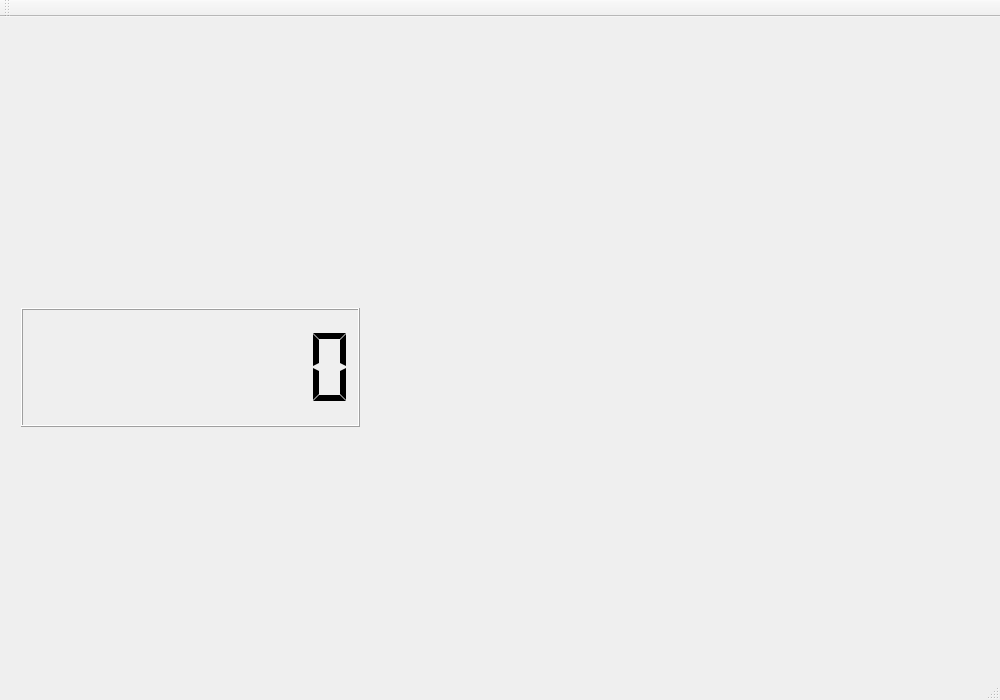
<?xml version="1.0" encoding="UTF-8"?>
<ui version="4.0">
 <class>SCIIMainWindow</class>
 <widget class="QMainWindow" name="SCIIMainWindow">
  <property name="geometry">
   <rect>
    <x>0</x>
    <y>0</y>
    <width>1000</width>
    <height>700</height>
   </rect>
  </property>
  <property name="windowTitle">
   <string>Vespa Labs - Scooter Computer II</string>
  </property>
  <widget class="QWidget" name="centralWidget">
   <widget class="QWidget" name="verticalLayoutWidget">
    <property name="geometry">
     <rect>
      <x>10</x>
      <y>280</y>
      <width>361</width>
      <height>141</height>
     </rect>
    </property>
    <layout class="QVBoxLayout" name="verticalLayout">
     <item>
      <widget class="QLCDNumber" name="lcdNumber">
       <property name="smallDecimalPoint">
        <bool>false</bool>
       </property>
       <property name="numDigits">
        <number>8</number>
       </property>
       <property name="segmentStyle">
        <enum>QLCDNumber::Flat</enum>
       </property>
      </widget>
     </item>
    </layout>
   </widget>
   <widget class="QtSvgDialGauge" name="svgSpeedometer" native="true">
    <property name="geometry">
     <rect>
      <x>390</x>
      <y>100</y>
      <width>651</width>
      <height>581</height>
     </rect>
    </property>
    <property name="toolTip">
     <string>An SVG button widget.</string>
    </property>
    <property name="whatsThis">
     <string>An SVG button widget.</string>
    </property>
    <property name="skin" stdset="0">
     <string>Tachometer</string>
    </property>
    <property name="maximum" stdset="0">
     <number>10</number>
    </property>
   </widget>
  </widget>
  <widget class="QMenuBar" name="menuBar">
   <property name="geometry">
    <rect>
     <x>0</x>
     <y>0</y>
     <width>1000</width>
     <height>21</height>
    </rect>
   </property>
  </widget>
  <widget class="QToolBar" name="mainToolBar">
   <attribute name="toolBarArea">
    <enum>TopToolBarArea</enum>
   </attribute>
   <attribute name="toolBarBreak">
    <bool>false</bool>
   </attribute>
  </widget>
  <widget class="QStatusBar" name="statusBar"/>
 </widget>
 <layoutdefault spacing="6" margin="11"/>
 <customwidgets>
  <customwidget>
   <class>QtSvgDialGauge</class>
   <extends>QWidget</extends>
   <header location="global">QtSvgDialGauge</header>
  </customwidget>
 </customwidgets>
 <resources/>
 <connections/>
</ui>
